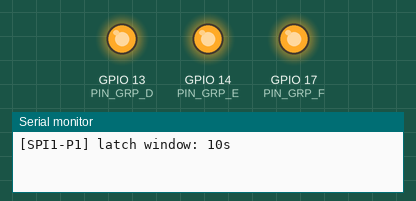
Recording of a sketch running on a simulated ESP32-S3. On the bench: output pins drawn as LEDs (lit = HIGH), the last lines printed to the serial monitor. Pins used as bus, display or sensor lines are not drawn.

Above: at 0.4 s.
At 10.4 s:
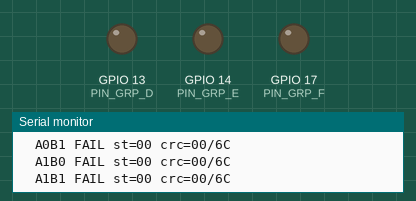
Timing chart, 0 to 11.9 s (numbered marks = the images above):
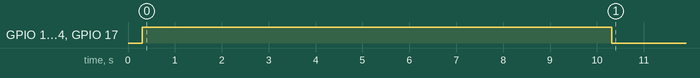

The sketch:

paxini_spi1_p1_test.ino
```cpp
/*
 * Paxini GEN3 SPI1/P1 single-route test for ESP32-S3.
 *
 * Use this when only one tactile SPI route is connected. It keeps all known
 * selector pins high at boot for protocol-mode latch, then reads only P1
 * with the four A/B line states.
 */

#include <Arduino.h>
#include <SPI.h>
#include <string.h>

static const int PIN_SPI_SCK = 8;
static const int PIN_SPI_MISO = 21;
static const int PIN_SPI_MOSI = 10;
static const int PIN_SPI_CS_A = 7;
static const int PIN_SPI_CS_B = 6;

static const int PIN_GRP_D = 13;
static const int PIN_GRP_E = 14;
static const int PIN_GRP_F = 17;
static const int PIN_GRP_G = -1;

static const uint8_t P1_GROUP_CODE = 0;
static const uint8_t CMD_READ = 0xFB;
static const uint16_t LEN_CMD_HEAD = 5;
static const uint16_t LEN_STATUS = 1;
static const uint16_t LEN_CRC = 1;
static const uint16_t TARGET_ADDR = 1008;
static const uint16_t TARGET_LEN = 15;

static const uint32_t SPI_CLOCK_HZ = 1000000;
static const uint16_t DELAY_CS_HOLD_US = 10;
static const uint16_t DELAY_RESPONSE_US = 30;
static const uint16_t DELAY_GROUP_SETTLE_US = 80;
static const uint16_t DELAY_SENSOR_GAP_MS = 5;
static const uint16_t REFRESH_PERIOD_MS = 500;

static const uint8_t CRC8_TABLE[] = {
    0x00, 0xC0, 0xC1, 0x01, 0xC3, 0x03, 0x02, 0xC2, 0xC6, 0x06, 0x07, 0xC7, 0x05, 0xC5, 0xC4, 0x04,
    0xCC, 0x0C, 0x0D, 0xCD, 0x0F, 0xCF, 0xCE, 0x0E, 0x0A, 0xCA, 0xCB, 0x0B, 0xC9, 0x09, 0x08, 0xC8,
    0xD8, 0x18, 0x19, 0xD9, 0x1B, 0xDB, 0xDA, 0x1A, 0x1E, 0xDE, 0xDF, 0x1F, 0xDD, 0x1D, 0x1C, 0xDC,
    0x14, 0xD4, 0xD5, 0x15, 0xD7, 0x17, 0x16, 0xD6, 0xD2, 0x12, 0x13, 0xD3, 0x11, 0xD1, 0xD0, 0x10,
    0xF0, 0x30, 0x31, 0xF1, 0x33, 0xF3, 0xF2, 0x32, 0x36, 0xF6, 0xF7, 0x37, 0xF5, 0x35, 0x34, 0xF4,
    0x3C, 0xFC, 0xFD, 0x3D, 0xFF, 0x3F, 0x3E, 0xFE, 0xFA, 0x3A, 0x3B, 0xFB, 0x39, 0xF9, 0xF8, 0x38,
    0x28, 0xE8, 0xE9, 0x29, 0xEB, 0x2B, 0x2A, 0xEA, 0xEE, 0x2E, 0x2F, 0xEF, 0x2D, 0xED, 0xEC, 0x2C,
    0xE4, 0x24, 0x25, 0xE5, 0x27, 0xE7, 0xE6, 0x26, 0x22, 0xE2, 0xE3, 0x23, 0xE1, 0x21, 0x20, 0xE0,
    0xA0, 0x60, 0x61, 0xA1, 0x63, 0xA3, 0xA2, 0x62, 0x66, 0xA6, 0xA7, 0x67, 0xA5, 0x65, 0x64, 0xA4,
    0x6C, 0xAC, 0xAD, 0x6D, 0xAF, 0x6F, 0x6E, 0xAE, 0xAA, 0x6A, 0x6B, 0xAB, 0x69, 0xA9, 0xA8, 0x68,
    0x78, 0xB8, 0xB9, 0x79, 0xBB, 0x7B, 0x7A, 0xBA, 0xBE, 0x7E, 0x7F, 0xBF, 0x7D, 0xBD, 0xBC, 0x7C,
    0xB4, 0x74, 0x75, 0xB5, 0x77, 0xB7, 0xB6, 0x76, 0x72, 0xB2, 0xB3, 0x73, 0xB1, 0x71, 0x70, 0xB0,
    0x50, 0x90, 0x91, 0x51, 0x93, 0x53, 0x52, 0x92, 0x96, 0x56, 0x57, 0x97, 0x55, 0x95, 0x94, 0x54,
    0x9C, 0x5C, 0x5D, 0x9D, 0x5F, 0x9F, 0x9E, 0x5E, 0x5A, 0x9A, 0x9B, 0x5B, 0x99, 0x59, 0x58, 0x98,
    0x88, 0x48, 0x49, 0x89, 0x4B, 0x8B, 0x8A, 0x4A, 0x4E, 0x8E, 0x8F, 0x4F, 0x8D, 0x4D, 0x4C, 0x8C,
    0x44, 0x84, 0x85, 0x45, 0x87, 0x47, 0x46, 0x86, 0x82, 0x42, 0x43, 0x83, 0x41, 0x81, 0x80, 0x40
};

SPIClass tactileSpi(FSPI);

uint8_t crc8(const uint8_t *data, uint32_t len) {
    uint8_t crc = 0xFF;
    while (len--) {
        crc = CRC8_TABLE[crc ^ *data++];
    }
    return crc;
}

void idleSelectorsHigh() {
    const int pins[] = {PIN_SPI_CS_A, PIN_SPI_CS_B, PIN_GRP_D, PIN_GRP_E, PIN_GRP_F};
    for (int pin : pins) {
        pinMode(pin, OUTPUT);
        digitalWrite(pin, HIGH);
    }
    if (PIN_GRP_G >= 0) {
        pinMode(PIN_GRP_G, OUTPUT);
        digitalWrite(PIN_GRP_G, HIGH);
    }
}

void setP1Group() {
    digitalWrite(PIN_GRP_D, (P1_GROUP_CODE & 0x01) ? HIGH : LOW);
    digitalWrite(PIN_GRP_E, (P1_GROUP_CODE & 0x02) ? HIGH : LOW);
    digitalWrite(PIN_GRP_F, (P1_GROUP_CODE & 0x04) ? HIGH : LOW);
    delayMicroseconds(DELAY_GROUP_SETTLE_US);
}

bool readOne(uint8_t aLine, uint8_t bLine, uint8_t *payload, uint8_t *status, uint8_t *recvCrc, uint8_t *calcCrc) {
    uint8_t raw[LEN_CMD_HEAD + LEN_STATUS + TARGET_LEN + LEN_CRC] = {0};
    const uint16_t totalLen = sizeof(raw);

    raw[0] = CMD_READ;
    raw[1] = (uint8_t)(TARGET_ADDR & 0xFF);
    raw[2] = (uint8_t)(TARGET_ADDR >> 8);
    raw[3] = (uint8_t)(TARGET_LEN & 0xFF);
    raw[4] = (uint8_t)(TARGET_LEN >> 8);

    tactileSpi.beginTransaction(SPISettings(SPI_CLOCK_HZ, MSBFIRST, SPI_MODE3));
    digitalWrite(PIN_SPI_CS_A, aLine ? HIGH : LOW);
    digitalWrite(PIN_SPI_CS_B, bLine ? HIGH : LOW);
    delayMicroseconds(DELAY_CS_HOLD_US);

    for (uint16_t i = 0; i < LEN_CMD_HEAD; i++) {
        tactileSpi.transfer(raw[i]);
    }
    delayMicroseconds(DELAY_RESPONSE_US);
    for (uint16_t i = LEN_CMD_HEAD; i < totalLen; i++) {
        raw[i] = tactileSpi.transfer(0x00);
    }

    delayMicroseconds(DELAY_CS_HOLD_US);
    digitalWrite(PIN_SPI_CS_A, HIGH);
    digitalWrite(PIN_SPI_CS_B, HIGH);
    tactileSpi.endTransaction();

    *status = raw[LEN_CMD_HEAD];
    *recvCrc = raw[totalLen - 1];
    *calcCrc = crc8(raw, totalLen - 1);

    if (*recvCrc != *calcCrc) {
        memset(payload, 0, TARGET_LEN);
        return false;
    }
    memcpy(payload, raw + LEN_CMD_HEAD + LEN_STATUS, TARGET_LEN);
    return true;
}

void printPayload(const uint8_t *payload) {
    Serial.printf("Fx=%4d Fy=%4d Fz=%3u tail=", (int8_t)payload[0], (int8_t)payload[1], payload[2]);
    for (uint8_t i = 3; i < TARGET_LEN; i++) {
        Serial.printf("%02X", payload[i]);
        if (i + 1 < TARGET_LEN) {
            Serial.print(' ');
        }
    }
}

void setup() {
    Serial.begin(115200);
    delay(300);
    Serial.println();
    Serial.println("[SPI1-P1] Paxini GEN3 single-route test");
    Serial.printf("[SPI1-P1] SCK=%d MISO=%d MOSI=%d CS_A=%d CS_B=%d D/E/F=%d/%d/%d addr=%u len=%u\n",
                  PIN_SPI_SCK, PIN_SPI_MISO, PIN_SPI_MOSI, PIN_SPI_CS_A, PIN_SPI_CS_B,
                  PIN_GRP_D, PIN_GRP_E, PIN_GRP_F, TARGET_ADDR, TARGET_LEN);

    idleSelectorsHigh();
    Serial.println("[SPI1-P1] Holding CS/group selector pins HIGH for 10s. Power-cycle tactile sensor power now if needed.");
    for (int remain = 10; remain > 0; remain--) {
        Serial.printf("[SPI1-P1] latch window: %ds\n", remain);
        delay(1000);
    }

    tactileSpi.begin(PIN_SPI_SCK, PIN_SPI_MISO, PIN_SPI_MOSI, -1);
    setP1Group();
    Serial.println("[SPI1-P1] Start fixed P1 reads. A/B line states are physical line levels; LOW means selected on active-low CS.");
}

void loop() {
    static uint32_t lastRun = 0;
    static uint32_t frame = 0;
    if (millis() - lastRun < REFRESH_PERIOD_MS) {
        return;
    }
    lastRun = millis();
    frame++;

    setP1Group();
    Serial.printf("\n[SPI1-P1] frame=%lu groupCode=%u\n", (unsigned long)frame, P1_GROUP_CODE);

    const uint8_t states[4][2] = {
        {0, 0},
        {0, 1},
        {1, 0},
        {1, 1},
    };

    for (uint8_t i = 0; i < 4; i++) {
        uint8_t payload[TARGET_LEN] = {0};
        uint8_t status = 0;
        uint8_t recv = 0;
        uint8_t calc = 0;
        const uint8_t a = states[i][0];
        const uint8_t b = states[i][1];
        const bool ok = readOne(a, b, payload, &status, &recv, &calc);
        Serial.printf("  A%uB%u %s st=%02X crc=%02X/%02X ",
                      a, b, ok ? "OK  " : "FAIL", status, recv, calc);
        if (ok) {
            printPayload(payload);
        }
        Serial.println();
        delay(DELAY_SENSOR_GAP_MS);
    }
}
```
